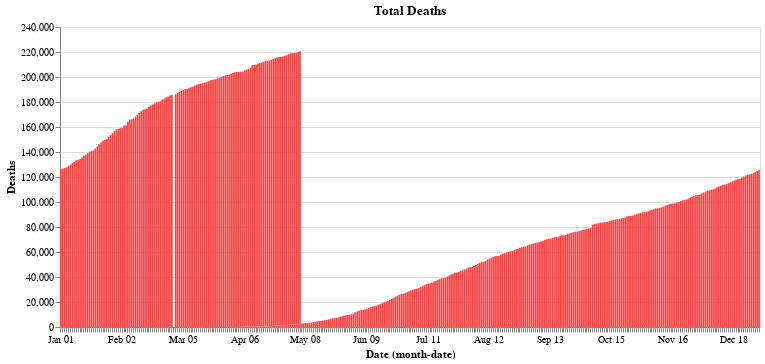

Notebook source saved alongside this figure:
### Markdown cell above
### Total death cases time series in Mexico

### Code cell
base.encode(y='Deaths',color=red).properties(title='Total Deaths')

### Figure 1 — Vega-Lite specification as saved in the notebook (floating-point values rounded to 4 significant figures; data arrays with more than 128 entries replaced by an {"elided": "..."} marker saying what was removed)
{"config": {"view": {"continuousWidth": 400, "continuousHeight": 300}}, "data": {"name": "data-4a68bd070ae0b982fcc7b23d9b7f8525"}, "mark": "bar", "encoding": {"color": {"value": "#f54242"}, "x": {"type": "ordinal", "field": "Date", "timeUnit": "monthdate"}, "y": {"type": "quantitative", "field": "Deaths"}}, "title": "Total Deaths", "width": 700, "$schema": "https://vega.github.io/schema/vega-lite/v4.8.1.json", "datasets": {"data-4a68bd070ae0b982fcc7b23d9b7f8525": {"elided": "470 records"}}}
